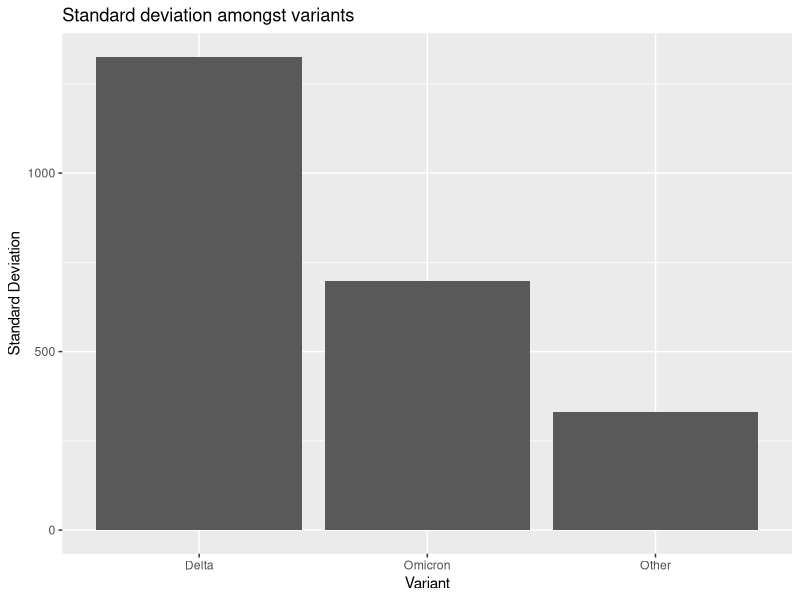
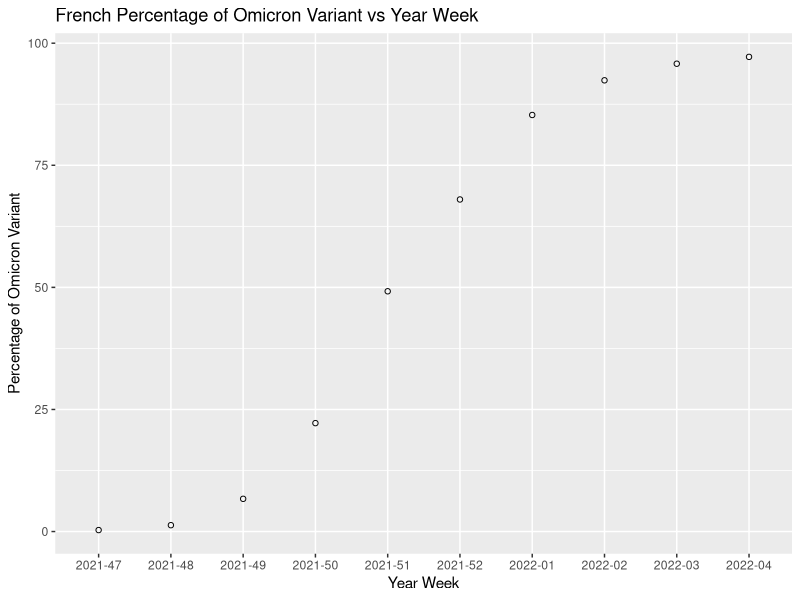
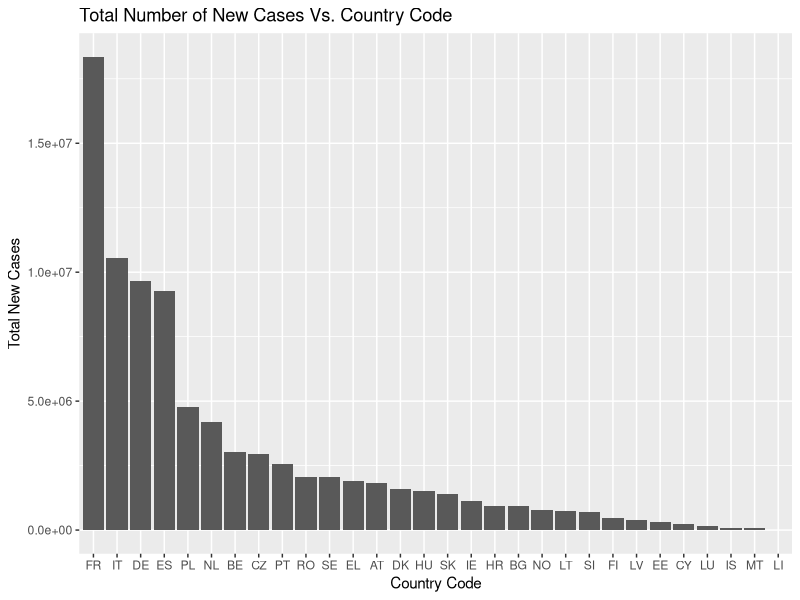

The R source for these figures, in order:
library(tidyverse)
library(knitr)

# initial data set
coviddata <- read.csv("data/europedata.csv")

# filtered csv file down to omicron (B.1.1.529) and source to GISAID
omicrondata <- coviddata %>%
  filter(variant == "B.1.1.529", source == "GISAID")

# filtered csv file down to delta (B.1.617.2) and source to GISAID
deltadata <- coviddata %>%
  filter(variant == "B.1.617.2", source == "GISAID")

# filtered csv file down to variant Other and source to GISAID

otherdata <- coviddata %>%
  filter(variant == "Other", source == "GISAID")

# Distribution of Variables

# Analysis of data omicron/delta (max and min)

omicron_analysis <- omicrondata %>%
  summarise(max_detected = max(number_detections_variant), 
            min_detected = min(number_detections_variant),
            range_detected = max_detected - min_detected,
            standard_deviation = sd(number_detections_variant),
            avg_detections = mean(number_detections_variant)) %>%
  mutate(variant = "Omicron")

delta_analysis <- deltadata %>%
  summarise(max_detected = max(number_detections_variant), 
            min_detected = min(number_detections_variant),
            range_detected = max_detected - min_detected, 
            standard_deviation = sd(number_detections_variant), 
            avg_detections = mean(number_detections_variant)) %>%
  mutate(variant = "Delta")

other_analysis <- otherdata %>% 
  summarise(max_detected = max(number_detections_variant), 
            min_detected = min(number_detections_variant),
            range_detected = max_detected - min_detected, 
            standard_deviation = sd(number_detections_variant), 
            avg_detections = mean(number_detections_variant))%>%
  mutate(variant = "Other")

data_analysis <- do.call("rbind", list(omicron_analysis, delta_analysis, other_analysis)) %>%
  select(variant, !variant)

data_analysis_graph <- ggplot(data = data_analysis, aes(x = variant, y = standard_deviation)) +
  geom_col() +
  labs(title = "Standard deviation amongst variants", x = "Variant", y = "Standard Deviation")

# Relationships between variables
# Total new cases table and graph 
total_cases <- omicrondata %>%
  group_by(country_code) %>%
  summarize(totalcases = sum(new_cases)) %>%
  arrange(desc(totalcases))

# Total new cases plot
total_cases_plot <- ggplot(total_cases, aes(x = reorder(country_code, - totalcases), y=totalcases)) +
  geom_bar(stat="identity") +
  labs(y = "Total New Cases", x = "Country Code", title = "Total Number of New Cases Vs. Country Code")

# French omicron data
FR_omicron_cases <- omicrondata %>%
  filter(country_code == "FR") %>%
  tail(10)

# French Omicron plot
FR_omicron_cases_plot <- ggplot(data = FR_omicron_cases, aes(x = year_week, y = percent_variant)) +
  geom_point(shape = 1) +
  labs(x = "Year Week", y = "Percentage of Omicron Variant", 
       title = "French Percentage of Omicron Variant vs Year Week")